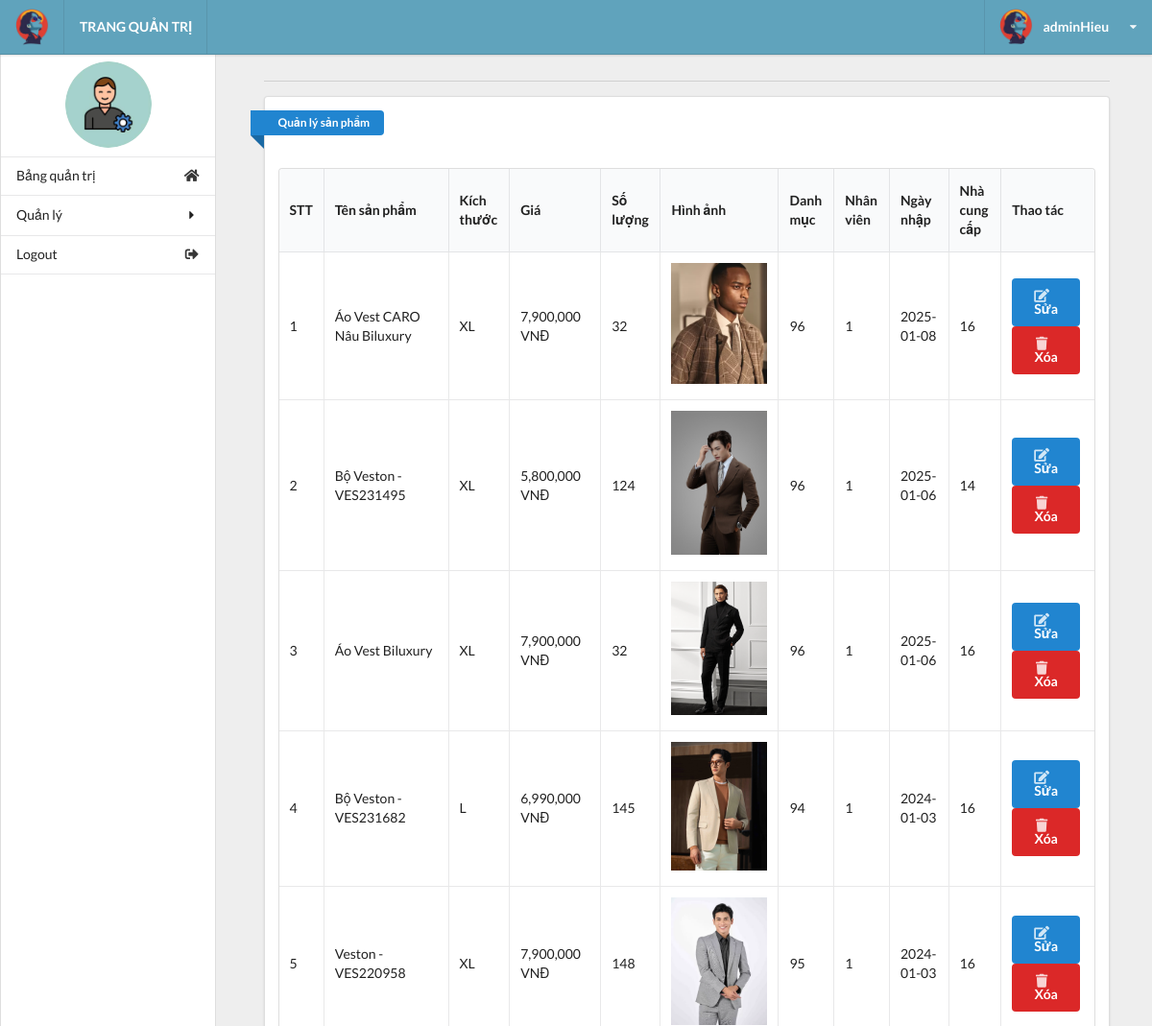
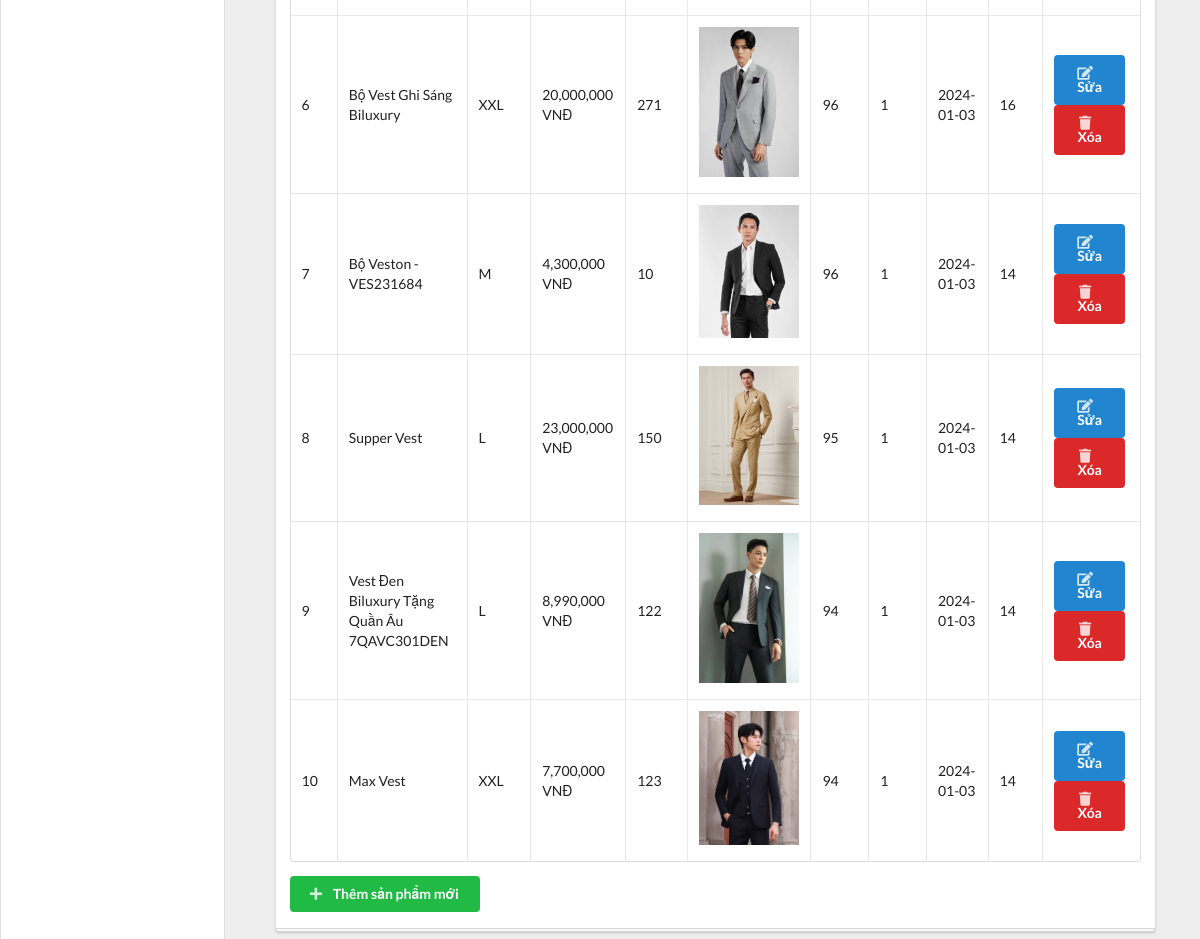
Screenshot of /admin/admin.php?act=product (signed in) with the database file from the repository (2 pictures, top to bottom).
### tables this page shows
CREATE TABLE `tbl_product` (
  `id_product` int(6) NOT NULL,
  `product_name` varchar(255) NOT NULL,
  `quantity` int(11) NOT NULL DEFAULT 0,
  `product_img` varchar(50) NOT NULL,
  `product_prices` int(10) NOT NULL DEFAULT 0,
  `catalog_id` int(4) NOT NULL,
  `employee_entry` int(11) NOT NULL,
  `entry_date` date NOT NULL DEFAULT current_timestamp(),
  `sup_id` int(11) NOT NULL,
  `view` tinyint(4) NOT NULL DEFAULT 0,
  `special` tinyint(4) NOT NULL DEFAULT 0,
  `old_prices` int(11) NOT NULL DEFAULT 0,
  `description` varchar(255) NOT NULL,
  `size` varchar(5) NOT NULL DEFAULT 'L'
);

### model/productdb.php (called while the page is built, shortened)
<?php
function getall_product() {
    try {
        $conn = connectdb();
        $stmt = $conn->prepare("SELECT p.*, c.catalog_name, u.name_us, s.sup_name
                               FROM tbl_product p
                               LEFT JOIN tbl_catalog c ON p.catalog_id = c.id_catalog_k
                               LEFT JOIN tbl_user u ON p.employee_entry = u.id
                               LEFT JOIN tbl_supplier s ON p.sup_id = s.sup_id
                               ORDER BY p.entry_date DESC");
        $stmt->execute();
        return $stmt->fetchAll(PDO::FETCH_ASSOC);
    } catch (PDOException $e) {
        error_log("Error getting products: " . $e->getMessage());
        return [];
    }
}

### admin/product.php (the view, shortened to what this page needs)
<!DOCTYPE html>
<html lang="en">
<head>
</head>
<body>
<div class="right floated thirteen wide computer sixteen wide phone column" id="content">
    <div class="ui container grid">
        <div class="row">
            <div class="fifteen wide computer sixteen wide phone centered column">
                <div class="ui divider"></div>
                <div class="ui grid">
                    <div class="sixteen wide computer sixteen wide phone centered column">
                        <div class="ui stacked segment">
                            <div class="ui blue ribbon icon label">Quản lý sản phẩm</div>
                            <br><br>
                            <table id="example" class="ui celled table responsive nowrap unstackable" style="width:100%">
                                <thead>
                                    <tr>
                                        <th>STT</th>
                                        <th>Tên sản phẩm</th>
                                        <th>Kích thước</th>
                                        <th>Giá</th>
                                        <th>Số lượng</th>
                                        <th>Hình ảnh</th>
                                        <th>Danh mục</th>
                                        <th>Nhân viên</th>
                                        <th>Ngày nhập</th>
                                        <th>Nhà cung cấp</th>
                                        <th>Thao tác</th>
                                    </tr>
                                </thead>
                                <tbody>
                                    <?php
                                    $i = 1;
                                    foreach ($kq as $item) {
                                        echo '<tr>
                                            <td>' . $i . '</td>
                                            <td>' . $item['product_name'] . '</td>
                                            <td>' . $item['size'] . '</td>
                                            <td>' . number_format($item['product_prices']) . ' VNĐ</td>
                                            <td>' . $item['quantity'] . '</td>
                                            <td><img src="../uploads/' . $item['product_img'] . '" width="100px"></td>
                                            <td>' . $item['catalog_id'] . '</td>
                                            <td>' . $item['employee_entry'] . '</td>
                                            <td>' . $item['entry_date'] . '</td>
                                            <td>' . $item['sup_id'] . '</td>
                                            <td>
                                                <a href="admin.php?act=updateform_product&id=' . $item['id_product'] . '" class="ui blue button">
                                                    <i class="edit icon"></i> Sửa
                                                </a>
                                                <a onclick="return confirm(\'Bạn có chắc muốn xóa không?\')" href="admin.php?act=del_product&id=' . $item['id_product'] . '" class="ui red button">
                                                    <i class="trash icon"></i> Xóa
                                                </a>
                                            </td>
                                        </tr>';
                                        $i++;
                                    }
                                    ?>
                                </tbody>
                            </table>
                            <div class="ui grid">
                                <div class="sixteen wide computer sixteen wide phone centered column">
                                    <a href="admin.php?act=insert_product" class="ui green button">
                                        <i class="plus icon"></i> Thêm sản phẩm mới
                                    </a>
                                </div>
                            </div>
                        </div>
                    </div>
                </div>
            </div>
        </div>
    </div>
</div>
</body>
</html>

### admin/admin.php (shortened to what this page needs)
<?php
if (isset($_SESSION['role']) && $_SESSION['role'] == 1) {
    include("../model/productdb.php");
    include("head.php");
    include("header.php");
    include("sidebar.php");
    $act = $_GET['act'] ?? '';
    switch ($act) {
        case 'product':
            try {
                $kq = getall_product();
                include("product.php");
            } catch (Exception $e) {
                error_log("Error in product page: " . $e->getMessage());
                echo "Có lỗi xảy ra khi tải trang sản phẩm";
            }
            break;
    }
} else {
    header('location: login.php');
}

### admin/head.php (shortened to what this page needs)
<!DOCTYPE html>
<html lang="en">
<head>
  <link rel="stylesheet" href="vendors/fomantic-ui/semantic.min.css">
  <link rel="stylesheet" href="css/main.css">
  <link rel="stylesheet" href="vendors/chart.js/Chart.min.css">
</head>

### admin/header.php (shortened to what this page needs)
<body>
    <div class="ui grid">
        <div class="row">
            <div class="ui grid">
                <div class="computer only row">
                    <div class="column">
                        <div class="ui top fixed menu navcolor">
                            <div class="item">
                                <img src="images/Minilogo.png" alt="SimpleIU">
                            </div>
                            <div class="left menu">
                                <div class="nav item">
                                    <strong class="navtext">TRANG QUẢN TRỊ</strong>
                                </div>
                            </div>
                            <div class="ui top pointing dropdown admindropdown link item right">
                                <img class="imgrad" src="images/MiniLogo.png" alt="">
                                <span class="clear navtext"><strong><?php echo $_SESSION['name'];?></strong></span>
                                <i class="dropdown icon navtext"></i>
                            </div>
                        </div>
                    </div>
                </div>

### admin/sidebar.php (shortened to what this page needs)
<div class=" computer only row">
    <div class="left floated three wide computer column" id="computersidebar">
        <div class="ui vertical fluid menu scrollable" id="simplefluid">
            <div class="item">
                <img  src="images/Admin-icon.jpg" id="sidebar-image">
            </div>
            <a class="item" href="admin.php?act=statistic"><i class="home icon"></i>Bảng quản trị</a>
            <div class=" ui accordion simpleaccordion item">
                <div class="title titleaccordion item"><i class="dropdown icon"></i>Quản lý
                </div>
            </div>
            <a href="admin.php?act=logout" class="item"><i class="sign out alternate icon"></i>
                Logout</a>
            <a class="item"></a>
        </div>
    </div>
</div>
</div>
</div>

### admin/css/main.css (style rules this page uses)
html, body { background-color: #eeeeee; height: 100%; width: 100%; margin: 0; padding: 0; }
.navcolor { background-color: #60a3bc !important; }
.navtext { color: #ffffff !important; }
.clear { margin: 0px 10px; }
.imgrad { border-radius: 50%; }
#sidebar-image { max-height: 90px; max-width: 90px; height: 90px; width: 90px; margin-left: auto; margin-right: auto; border-radius: 50%; }
#computersidebar { position: fixed; top: 1em; left: 0; padding: 0; bottom: 0; background-color: #FFF; }
.scrollable { overflow-y: auto; overflow-x: hidden; }
#simplefluid { height: 100%; border-bottom: 0 none !important; box-shadow: none; }
#content { top: 1em; }
.simpleaccordion { padding: unset !important; }
.titleaccordion { padding: 14px 16px !important; }

### rows the page displays
tbl_product: product_name "Áo Vest CARO Nâu Biluxury", size "XL", product_prices "7,900,000", quantity "32", product_img (picture), catalog "96", employee_entry "1", entry_date "2025-01-08", sup "16"
tbl_product: product_name "Bộ Veston - VES231495", size "XL", product_prices "5,800,000", quantity "124", product_img (picture), catalog "96", employee_entry "1", entry_date "2025-01-06", sup "14"
tbl_product: product_name "Áo Vest Biluxury", size "XL", product_prices "7,900,000", quantity "32", product_img (picture), catalog "96", employee_entry "1", entry_date "2025-01-06", sup "16"
tbl_product: product_name "Bộ Veston - VES231682", size "L", product_prices "6,990,000", quantity "145", product_img (picture), catalog "94", employee_entry "1", entry_date "2024-01-03", sup "16"
tbl_product: product_name "Veston - VES220958", size "XL", product_prices "7,900,000", quantity "148", product_img (picture), catalog "95", employee_entry "1", entry_date "2024-01-03", sup "16"
tbl_product: product_name "Bộ Vest Ghi Sáng Biluxury", size "XXL", product_prices "20,000,000", quantity "271", product_img (picture), catalog "96", employee_entry "1", entry_date "2024-01-03", sup "16"
tbl_product: product_name "Bộ Veston - VES231684", size "M", product_prices "4,300,000", quantity "10", product_img (picture), catalog "96", employee_entry "1", entry_date "2024-01-03", sup "14"
tbl_product: product_name "Supper Vest", size "L", product_prices "23,000,000", quantity "150", product_img (picture), catalog "95", employee_entry "1", entry_date "2024-01-03", sup "14"
tbl_product: product_name "Vest Đen Biluxury Tặng Quần Âu 7QAVC301DEN", size "L", product_prices "8,990,000", quantity "122", product_img (picture), catalog "94", employee_entry "1", entry_date "2024-01-03", sup "14"
tbl_product: product_name "Max Vest", size "XXL", product_prices "7,700,000", quantity "123", product_img (picture), catalog "94", employee_entry "1", entry_date "2024-01-03", sup "14"

### other values shown
$_SESSION['name'] "adminHieu"
